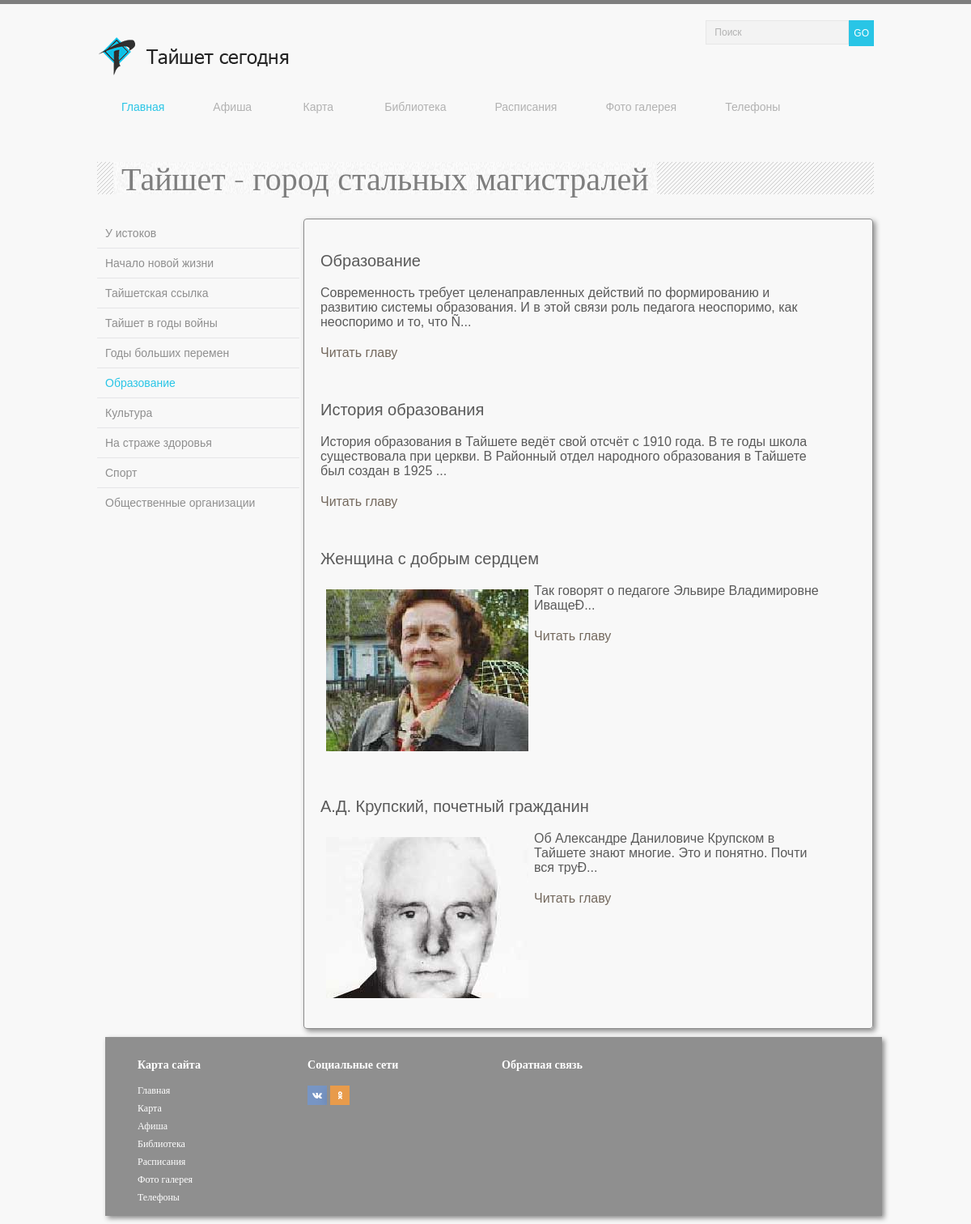
/tayshet_gorod_stalnykh_magistraley_obrazovanie.php, run on the app's committed database.
### tables this page shows
CREATE TABLE stocks ( id INTEGER PRIMARY KEY, text TEXT, img TEXT, zag TEXT, date TEXT, link TEXT);

### bookPages/blockGorodSeven.php (the view)
<div class="pageBookBlock">
	<?php
	$start = "novosti";
    $db = new PDO("sqlite:admin/post3.db");
  if($_GET['novosti']=="click" or $start=="novosti") {
   $res = $db->query("SELECT * FROM stocks WHERE id > 50 LIMIT 4;");
   if($_GET['news']=="click") { $start = "novosti";
    $fog = $_GET['nom'];
  	$res = $db->query("SELECT * FROM stocks WHERE id=$fog;");
	foreach ($res as $array)
         {
	echo("<div><a href=\"index.php\">Вернуться на главную</a></div><div class=\"zagol\">".$array['zag']."</div><div class=\"text\">".stripcslashes($array['text'])."</div>");
         }
		 }
   else{
   foreach ($res as $array)
         {
		 if(strlen($array['text'])>300) { $osnovtexti = substr($array['text'],0,300);
		 $osnovtext = stripcslashes($osnovtexti."..."); }
		 else { $osnovtext = stripcslashes($array['text']); }
         echo("<div class=\"smallBlogArticle\">");
         echo("<p class=\"zagol\">".$array['zag']."</p>");
		 echo("<p>".$osnovtext."</p>");
	   if(strlen($array['text'])>300){
		 echo("<div class=\"text\"><a href=\"/".$array['id']."\">Читать главу</a></div>");}
		 echo("</div>");
         }
       }
     }
	?>
</div>

### css/main.css (style rules this page uses)
header,img { padding:20px 0 }
*,legend { box-sizing:border-box }
html { font-family:sans-serif;-ms-text-size-adjust:100%;-webkit-text-size-adjust:100% }
a { background-color:transparent }
img { border-style:none }
body { color:#8f8f8f;font:12px Tahoma,sans-serif;background-color:#f8f8f8;border-top:5px solid #7e7e7e;margin:0 }
p { margin:20px 0 }
#form a,a { text-decoration:none }
.pageBookBlock,.pageBookBlockMain { text-overflow:ellipsis;box-shadow:3px 3px 6px 0 #8c8c8c;margin:0 0 0 5px;font:400 16px/1 "Times New Roman",Times,serif;box-sizing:content-box;padding:10px;display:inline-block }
.pageBookBlock { width:71%;border:1px solid #8c8c8c;border-radius:4px }
.smallBlogArticle { box-sizing:content-box;width:91%;padding:10px;margin-bottom:10px;overflow:hidden;font:normal normal normal 16px/18px Arial,Times,serif;color:#5a5a5a;text-align:left;display:inline-block;vertical-align:top }
.zagol,.zagolPages { font:normal normal normal 20px/22px Arial,Times,serif }
a { color:#73685d }

### data on the page
stocks: zag "Образование", text "Современность требует целенаправленных действий по формированию и развитию системы образования. И в этой связи роль педагога неоспоримо, как неоспоримо и то, что Ñ..."
stocks: zag "История образования", text "История образования в Тайшете ведёт свой отсчёт с 1910 года. В те годы школа существовала при церкви. В Районный отдел народного образования в Тайшете был создан в 1925 ..."
stocks: zag "Женщина с добрым сердцем", text (picture), text "Так говорят о педагоге Эльвире Владимировне ИващеÐ..."
stocks: zag "А.Д. Крупский, почетный гражданин", text (picture), text "Об Александре Даниловиче Крупском в Тайшете знают многие. Это и понятно. Почти вся труÐ..."

### other printed values
$menu[0][0] "Главная"
$menu[1][0] "Афиша"
$menu[6][0] "Карта"
$menu[2][0] "Библиотека"
$menu[3][0] "Расписания"
$menu[4][0] "Фото галерея"
$menu[5][0] "Телефоны"
